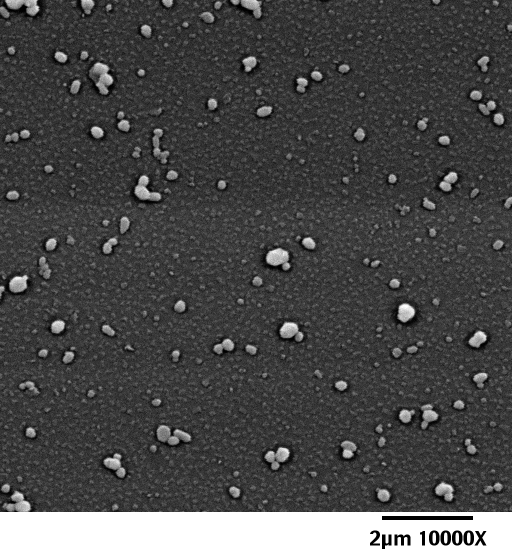
%> input picture src/image.tif, 1024 x 1108 px (shown at 1/2 size)
$ octave main.m   (GNU Octave 9; MATLAB toolbox functions it lacks are replaced by stand-ins)
%> lines starting %> are read from the running program, lines starting %| are printed output that depends on the picture; in (x1, y1, x2, y2) boxes, pixels count from 0 and x2, y2 are one past the last pixel; in counts of white or black regions, pixels touching at a corner belong together; the program's own positions count from 1
%% Finding particles on a non-uniform background
% This document outlines a simple procedure for finding particles on a
% non-uniform background.

%% The original image
originalImage= imread('image.tif');
%> originalImage is the input picture: size 1108x1024 uint8; min 0, max 255, mean 73.6
figure
imshow(originalImage)

%% Cropping away the title bar, adding a histogram
% This image has a title bar that should be cropped away.  It is
% interesting but irrelevant that the color histogram is so close to a
% normal distribution.

croppedOriginal = imcrop(originalImage, [0 0 1024 1025]);
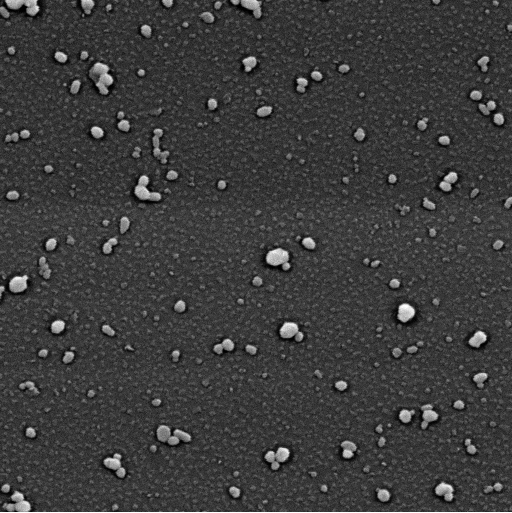
%> croppedOriginal: size 1025x1024 uint8 (shown at 1/2 size); min 0, max 255, mean 60.1
figure, imshow(croppedOriginal)

%% Find particles by converting image to binary
% Using Otsu's method, the threshold for a conversion to black and white is
% found.  This thrshold is very nice, but leaves a little noise to be
% cleaned up.

bwCroppedOriginal = im2bw(croppedOriginal, graythresh(croppedOriginal));
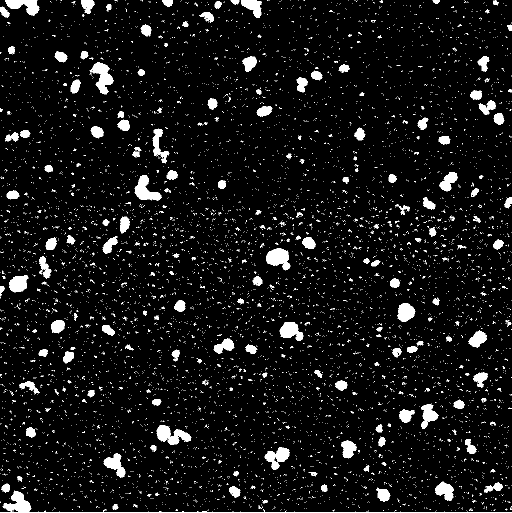
%> bwCroppedOriginal: size 1025x1024 logical (shown at 1/2 size); 6.2% white; 7950 white regions (7712 under 20 px), largest, box (x1, y1, x2, y2) and area: (0, 981, 1024, 1025) 2341, (179, 124, 227, 189) 1443, (313, 850, 383, 889) 1441
figure, imshow(bwCroppedOriginal)


%% Structure element used for noise removal
%  A structuring element can be created to help get rid of the noise.
%  Increasing the size of the structuring element will increase the amount
%  of noise that is rejected, possibly throwing out good particles.

se = strel('disk', 2);
openedBwCroppedOriginal = imopen(bwCroppedOriginal, se);
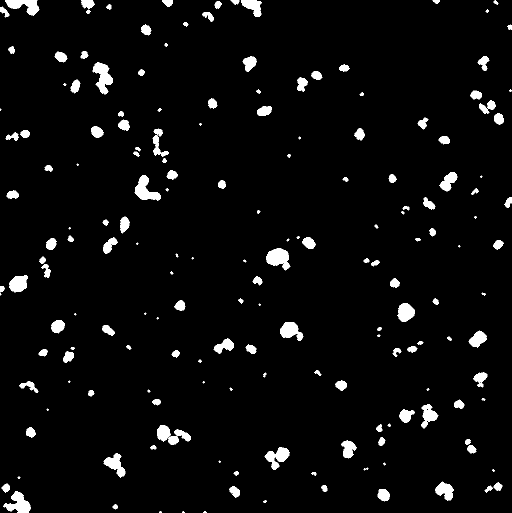
%> openedBwCroppedOriginal: size 1025x1024 logical (shown at 1/2 size); 4% white; 180 white regions (28 under 20 px), largest, box (x1, y1, x2, y2) and area: (185, 124, 226, 189) 1365, (532, 496, 581, 541) 1352, (269, 350, 322, 401) 1290
figure, imshow(openedBwCroppedOriginal)

%% Find the perimeters of all the particles
% This perimeters will be used for the visualization.

perimeters  = bwperim(openedBwCroppedOriginal,8);
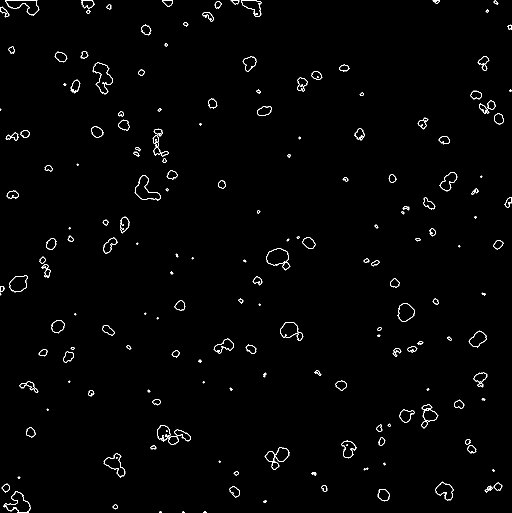
%> perimeters: size 1025x1024 logical (shown at 1/2 size); 1.2% white in thin lines or dots

perimiterPixelList = find(perimeters);
%> perimiterPixelList = 12894 values from 15 to 1048981

perimeterVisualization = croppedOriginal;
perimeterVisualization(perimiterPixelList) = 255;
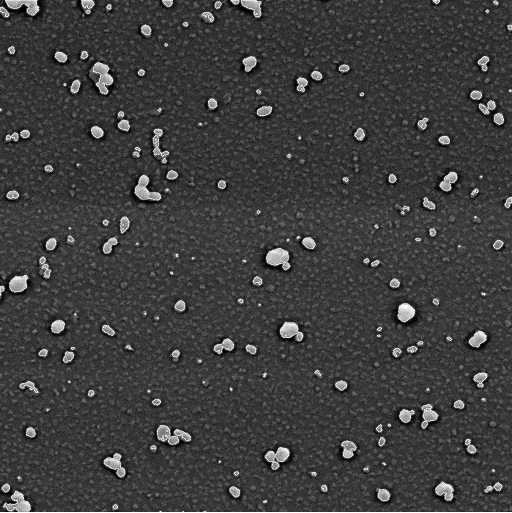
%> perimeterVisualization: size 1025x1024 uint8 (shown at 1/2 size); 1.22% of pixels changed, all inside (x1, y1, x2, y2) = (0, 0, 1024, 1024)
%> (the run ends here)
